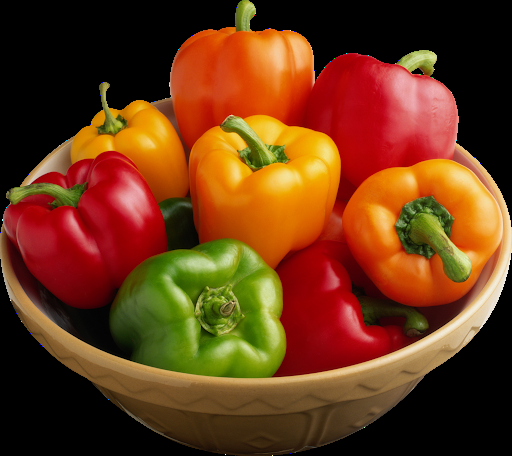
%> input picture Steganography/labs/l3_quest/peppers.png, 512 x 456 px
$ octave q6.m   (GNU Octave 9; MATLAB toolbox functions it lacks are replaced by stand-ins)
%> lines starting %> are read from the running program, lines starting %| are printed output that depends on the picture
### Steganography/labs/l3_quest/meanfilt2.m
function [image] = meanfilt2(I)
%MEANFILT2 Summary of this function goes here
%   Detailed explanation goes here
image = imfilter(I, ones(3) / 9, 'symmetric');
end

### Steganography/labs/l3_quest/q6.m
I = rgb2gray(imread('peppers.png'));
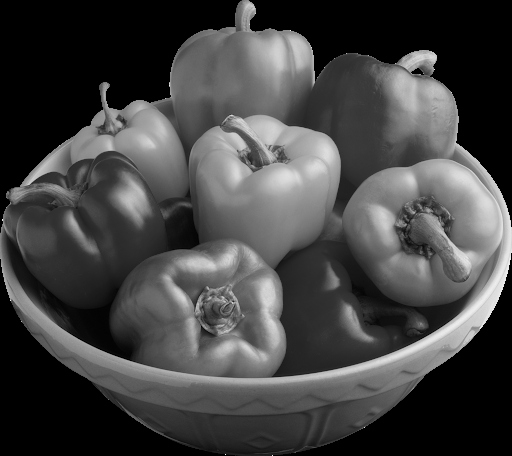
%> I: size 456x512 uint8; min 0, max 242, mean 67.4


J = imnoise(I, 'salt & pepper', 0.3);
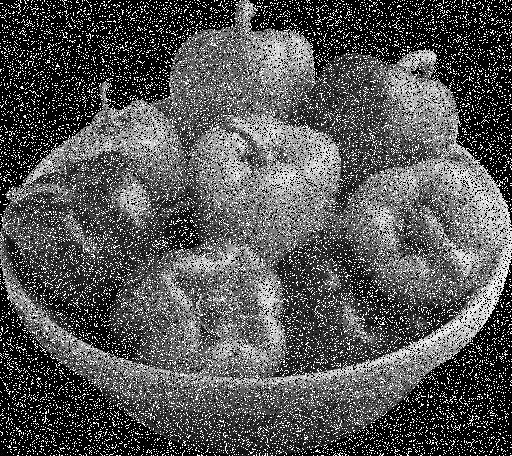
%> J: size 456x512 uint8; min 0, max 255, mean 85.4
K = medfilt2(J);
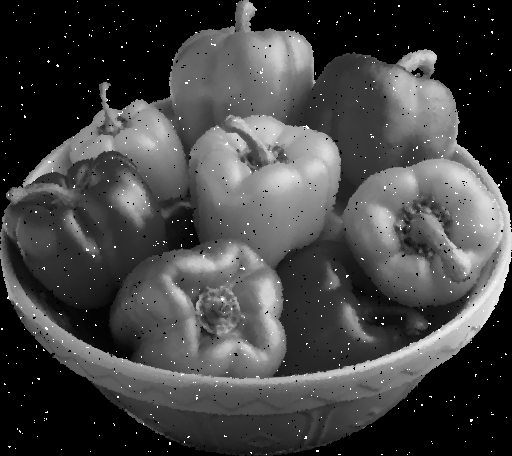
%> K: size 456x512 uint8; min 0, max 255, mean 68
M = meanfilt2(J);
%> in meanfilt2, `image = imfilter(I, ones(3) / 9, 'symmetric');`:
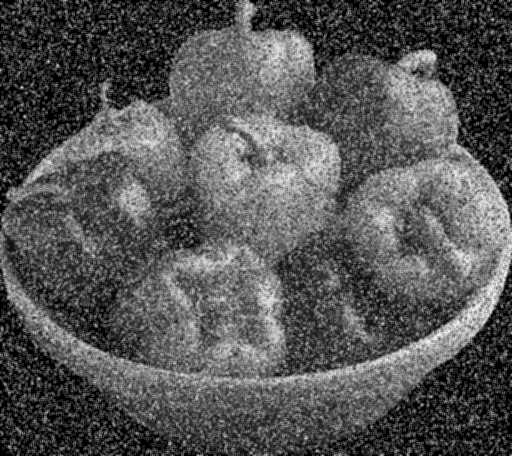
%> image: size 456x512 uint8; min 0, max 243, mean 85.4

figure(1);
subplot(2, 2, 1);
imshow(I);
title("Peppers");

subplot(2, 2, 2);
imshow(J);
title("salt & pepper");

subplot(2, 2, 3);
imshow(K);
title("median filter");

subplot(2, 2, 4);
imshow(M);
title("mean filter");


figure(2);
subplot(2, 2, 1);
imhist(I);
title("Peppers");

subplot(2, 2, 2);
imhist(J);
title("salt & pepper");

subplot(2, 2, 3);
imhist(K);
title("median filter");

subplot(2, 2, 4);
imhist(M);
title("mean filter");
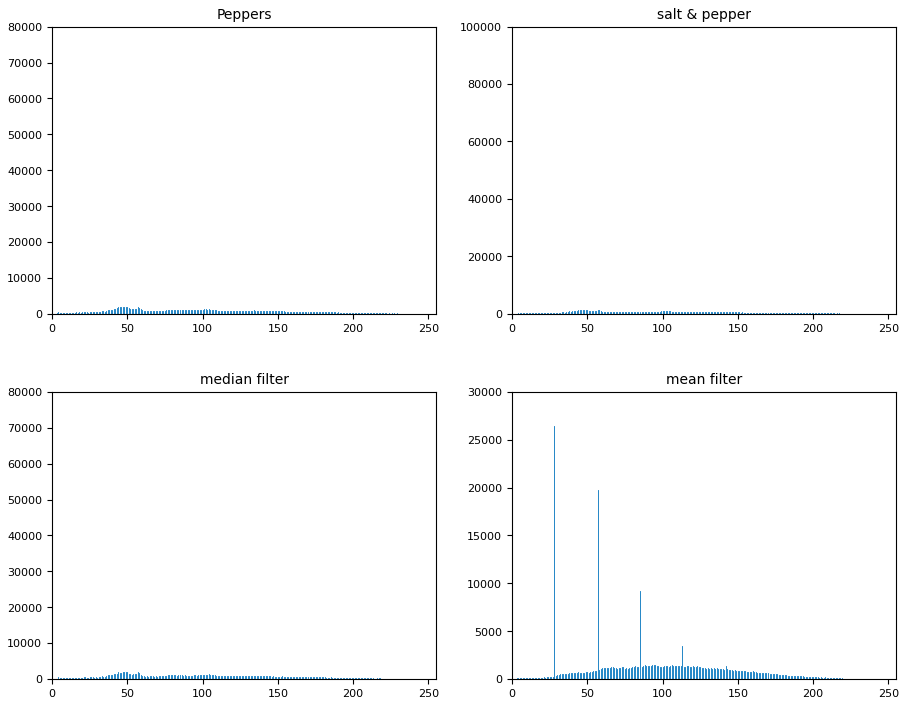
%> figure redrawn from the program's plot data, 4 panels; panel 1: highest point at x = 0, y = 74247; panel 2: highest point at x = 0, y = 87078; panel 3: highest point at x = 0, y = 74818; panel 4: highest point at x = 28, y = 26385
